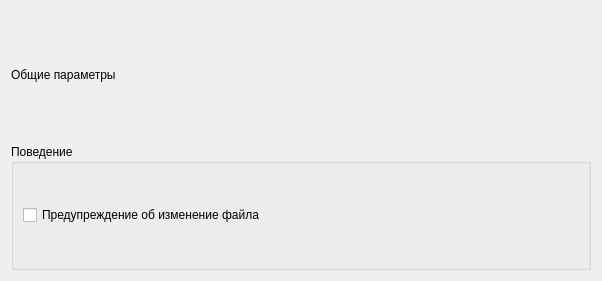
<?xml version="1.0" encoding="UTF-8"?>
<ui version="4.0">
 <class>SettingCommon</class>
 <widget class="QWidget" name="SettingCommon">
  <property name="geometry">
   <rect>
    <x>0</x>
    <y>0</y>
    <width>602</width>
    <height>281</height>
   </rect>
  </property>
  <property name="windowTitle">
   <string>Form</string>
  </property>
  <layout class="QVBoxLayout" name="verticalLayout">
   <item>
    <widget class="QLabel" name="label">
     <property name="text">
      <string>Общие параметры</string>
     </property>
    </widget>
   </item>
   <item>
    <widget class="QGroupBox" name="groupBox">
     <property name="title">
      <string>Поведение</string>
     </property>
     <layout class="QHBoxLayout" name="horizontalLayout">
      <item>
       <widget class="QCheckBox" name="checkBox">
        <property name="text">
         <string>Предупреждение об изменение файла</string>
        </property>
       </widget>
      </item>
     </layout>
    </widget>
   </item>
  </layout>
 </widget>
 <resources/>
 <connections/>
</ui>
